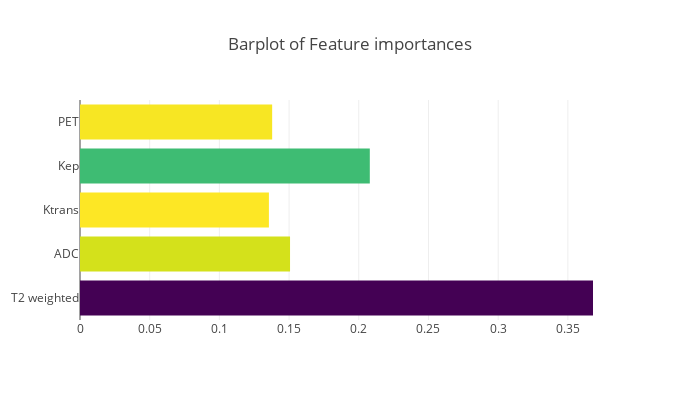

The cell this chart's notebook holds for it:
### Code cell
plot_feature_imp(importance,features)

### Figure 1 — Plotly figure (JSON) as saved in the notebook; plotly's stock layout.template omitted (floating-point values rounded to 4 significant figures)
{"data": [{"marker": {"color": [0.368, 0.1507, 0.1355, 0.2079, 0.1379], "colorscale": "Viridis", "reversescale": true}, "name": "Random Forest Feature importance", "orientation": "h", "type": "bar", "x": [0.368, 0.1507, 0.1355, 0.2079, 0.1379], "y": ["T2 weighted", "ADC", "Ktrans", "Kep", "PET"]}], "layout": {"height": 400, "title": "Barplot of Feature importances", "width": 700, "yaxis": {"showgrid": false, "showline": false, "showticklabels": true}}}
